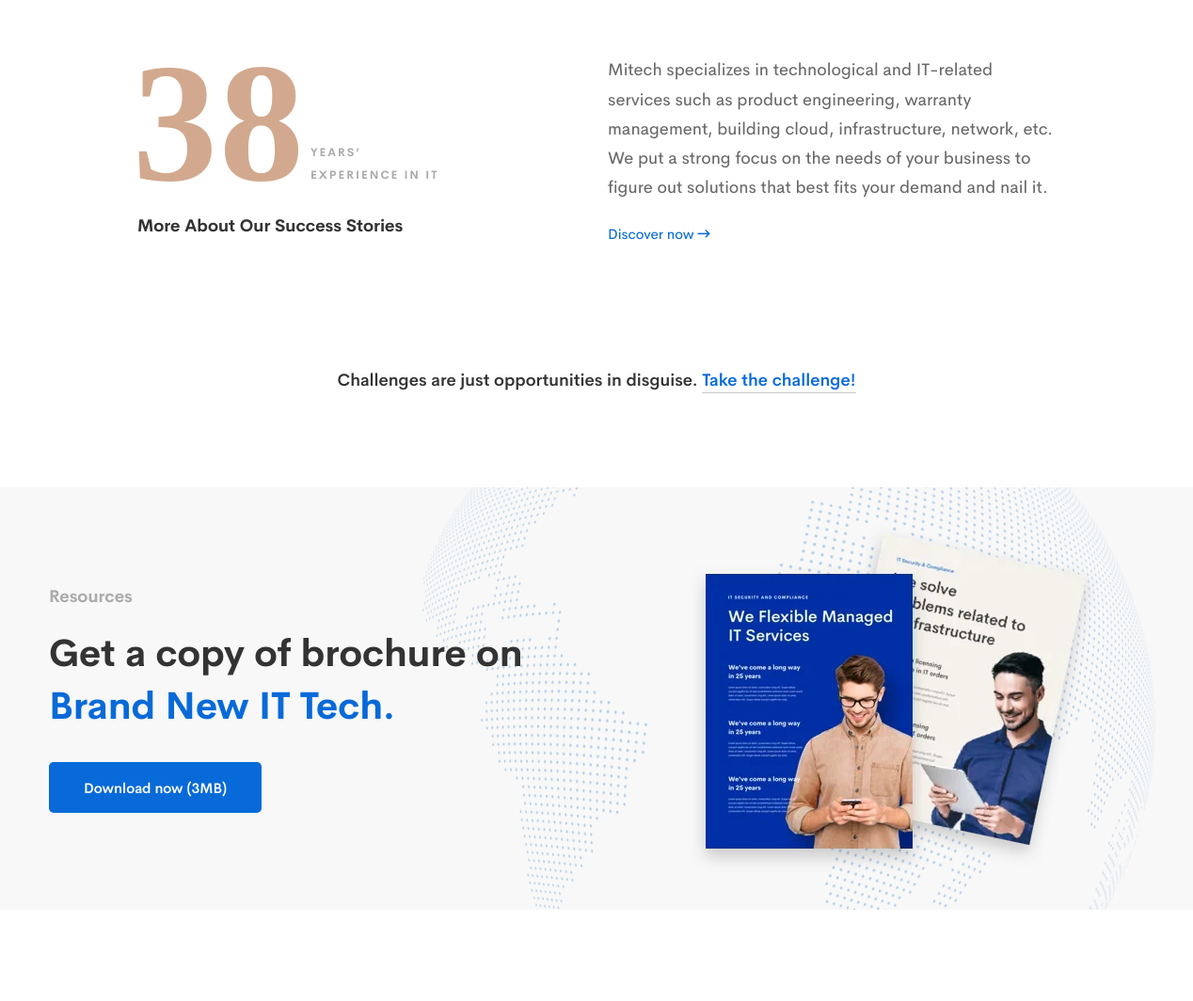
Page /about/ (middle part) on the earlier database version.
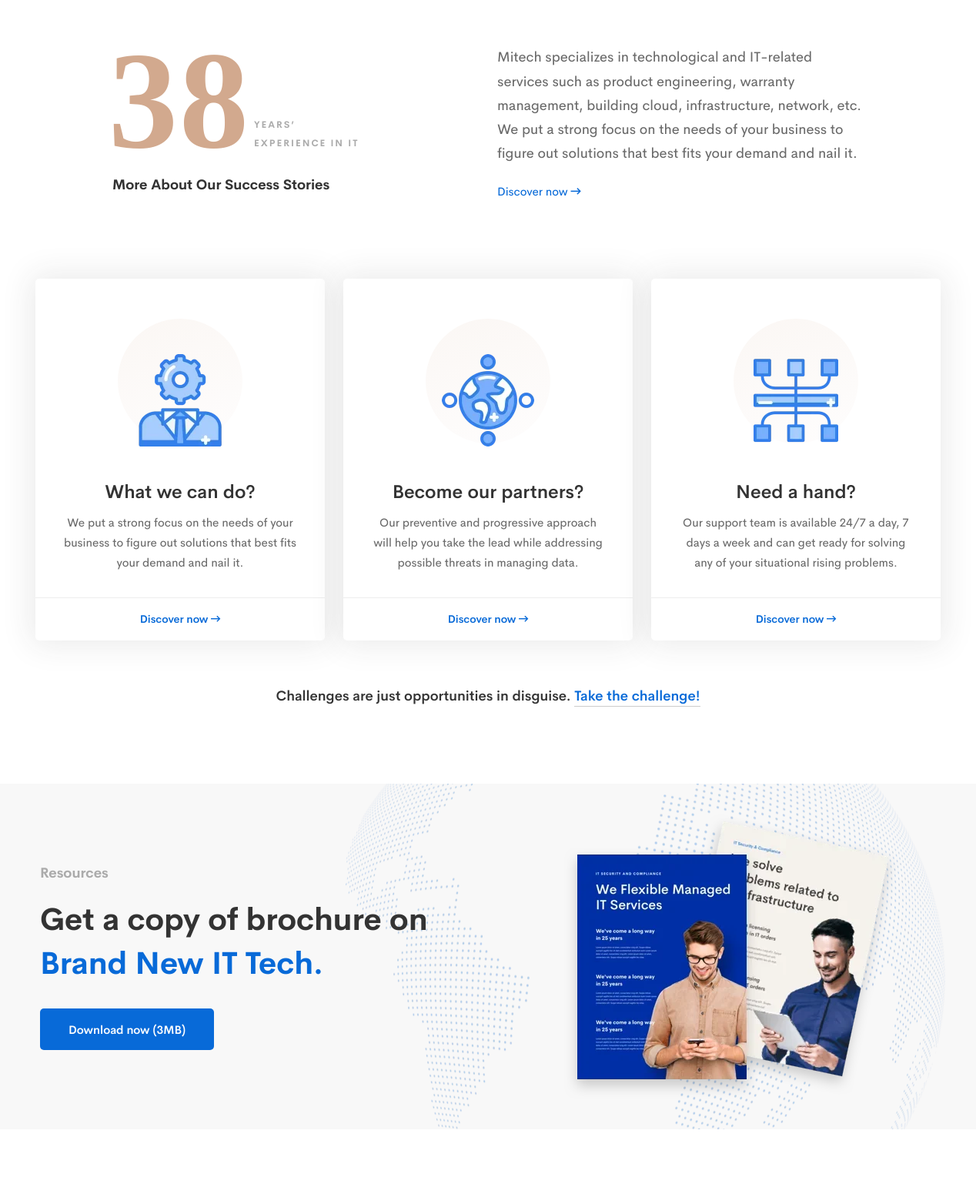
Same page on the later database version.
### indexpage/models.py (models this page shows, shortened)
class ProjectAbout(models.Model):
    title = models.CharField(max_length= 30)
    description = models.TextField()
    image = models.ImageField(upload_to='about/')

### indexpage/views.py (the view)
# urls.py: path('about/',views.about, name='about'),
def about(request):
    testimonial_data = Testimonial.objects.all()
    projectabour_data = ProjectAbout.objects.all()
    context = {
        'testimonial_data':testimonial_data,
        'projectabour_data':projectabour_data,
    }
    return render(request,'about.html',context)

### template/about.html (shortened to what this page needs)
{% extends 'base.html' %}
{% block body %}
{% load static %}
    <div id="main-wrapper">
        <div class="site-wrapper-reveal">
            <div class="feature-large-images-wrapper section-space--ptb_100">
                <div class="container">
                    <div class="row">
                        <div class="col-lg-12">
                        </div>
                    </div>
                    <div class="cybersecurity-about-box section-space--pb_70">
                        <div class="row">
                            <div class="col-lg-4 offset-lg-1">
                                <div class="modern-number-01">
                                    <h2 class="heading  me-5"><span class="mark-text">38</span>Years’ Experience in IT</h2>
                                    <h6 class="heading mt-30">More About Our Success Stories</h6>
                                </div>
                            </div>
                            <div class="col-lg-5 offset-lg-1">
                                <div class="cybersecurity-about-text">
                                    <div class="text">Mitech specializes in technological and IT-related services such as product engineering, warranty management, building cloud, infrastructure, network, etc. We put a strong focus on the needs of your business to figure out solutions that best fits your demand and nail it.</div>
                                    <div class="button-text">
                                        <a href="#" class="btn-text">
                                            Discover now
                                            <span class="button-icon ml-1">
                                    <i class="far fa-long-arrow-right"></i>
                                </span>
                                        </a>
                                    </div>
                                </div>
                            </div>
                        </div>
                    </div>
                    <div class="row">
                        <div class="col-12">
                            <div class="feature-images__six">
                                <div class="row">
                                    {% for data in projectabour_data %}
                                    <div class="col-lg-4 col-md-6 wow move-up animated" style="visibility: visible;">
                                        <div class="ht-box-images style-06">
                                            <div class="image-box-wrap">
                                                <div class="box-image">
                                                    <div class="default-image">
                                                        <img class="img-fulid" src="{{ data.image.url }}" alt="">
                                                    </div>
                                                </div>
                                                <div class="content">
                                                    <h5 class="heading">{{ data.title }}</h5>
                                                    <div class="text">{{ data.description }}
                                                    </div>
                                                    <a href="#" class="box-images-arrow">
                                                        <span class="button-text">Discover now</span>
                                                        <i class="far fa-long-arrow-right"></i>
                                                    </a>
                                                </div>
                                            </div>
                                        </div>
                                    </div>
                                    {% endfor %}
                                </div>
                            </div>
                            <div class="section-under-heading text-center section-space--mt_60">Challenges are just opportunities in disguise. <a href="#">Take the challenge!</a></div>
                        </div>
                    </div>
                </div>
            </div>
            <div class="about-resources-wrapper">
                <div class="container-fluid">
                    <div class="row align-items-center">
                        <div class="col-lg-6 order-2 order-lg-1">
                            <div class="resources-left-box">
                                <div class="resources-inner">
                                    <h6 class="sub-title mb-20">Resources</h6>
                                    <h3 class="heading">Get a copy of brochure on <span class="text-color-primary"> Brand New IT Tech.</span></h3>
                                    <div class="button mt-30">
                                        <a href="#" class="ht-btn ht-btn-md">Download now (3MB)</a>
                                    </div>
                                </div>
                            </div>
                        </div>
                        <div class="col-lg-6 order-1 order-lg-2">
                            <div class="resources-right-box">
                                <div class="resources-right-inner text-center">
                                    <div class="resources-images">
                                        <img class="img-fluid" src="assets/images/banners/managed-it-services-book-cover.webp" alt="">
                                    </div>
                                </div>
                            </div>
                        </div>
                    </div>
                </div>
            </div>
            <div class="about-delivering-wrapper section-space--ptb_100">
            </div>
        </div>
{% endblock %}

### template/base.html (shortened to what this page needs)
{% load static %}
<!DOCTYPE html>
<html class="no-js" lang="zxx">
<head>
    <link rel="stylesheet" href="{%static 'assets/css/vendor/vendor.min.css'%}">
    <link rel="stylesheet" href="{%static 'assets/css/plugins/plugins.min.css'%}">
    <link rel="stylesheet" href="{%static 'assets/css/style.css'%}">
</head>
<body data-new-gr-c-s-check-loaded="14.1034.0" data-gr-ext-installed="">
    {% block body%}
    {% endblock %}
    </div>
</body>
</html>

Differences in the rows shown:
added ProjectAbout: image (picture), title "What we can do?", description "We put a strong focus on the needs of your business to figure out solutions that best fits your demand and nail it."
added ProjectAbout: image (picture), title "Become our partners?", description "Our preventive and progressive approach will help you take the lead while addressing possible threats in managing data."
added ProjectAbout: image (picture), title "Need a hand?", description "Our support team is available 24/7 a day, 7 days a week and can get ready for solving any of your situational rising problems."
